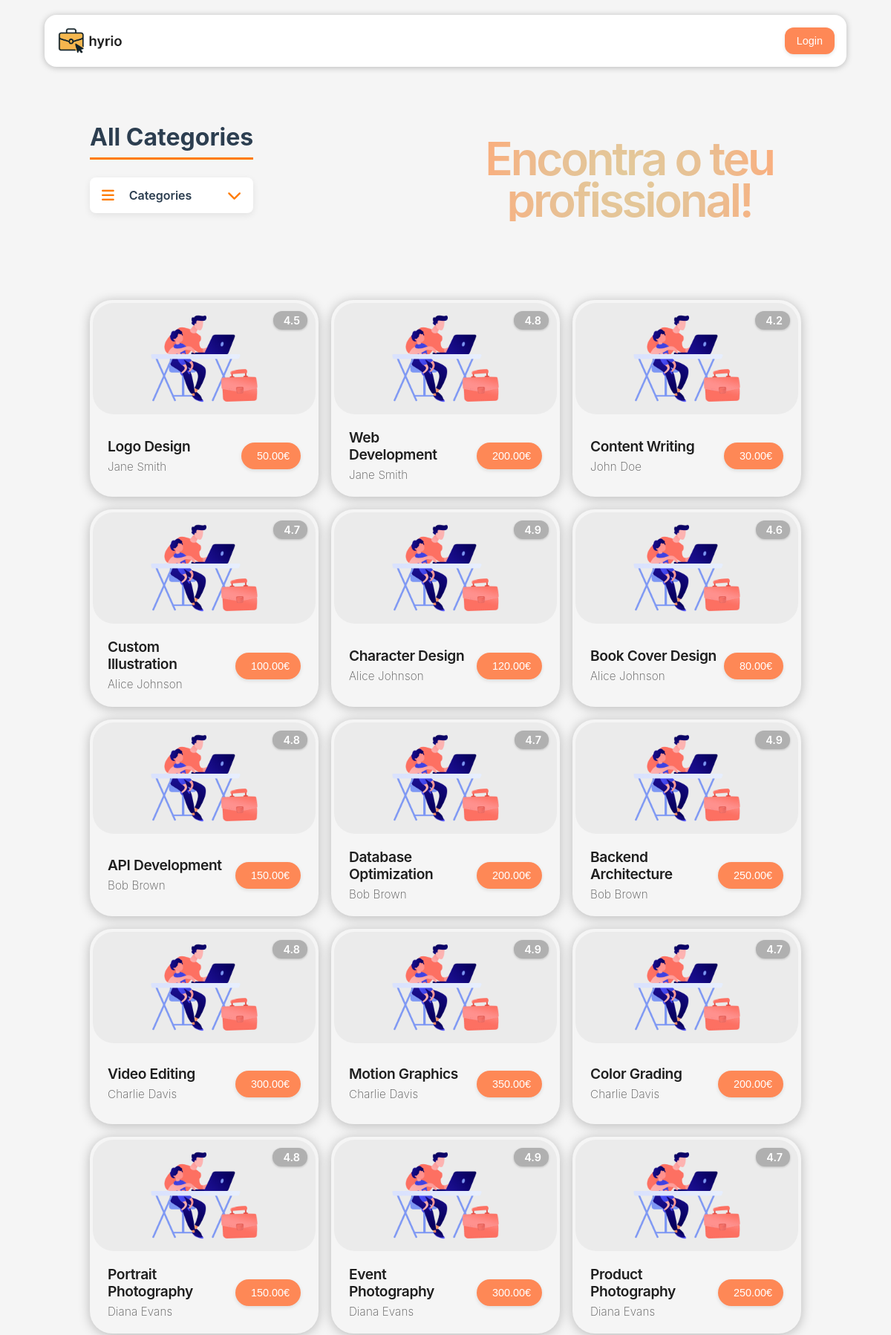
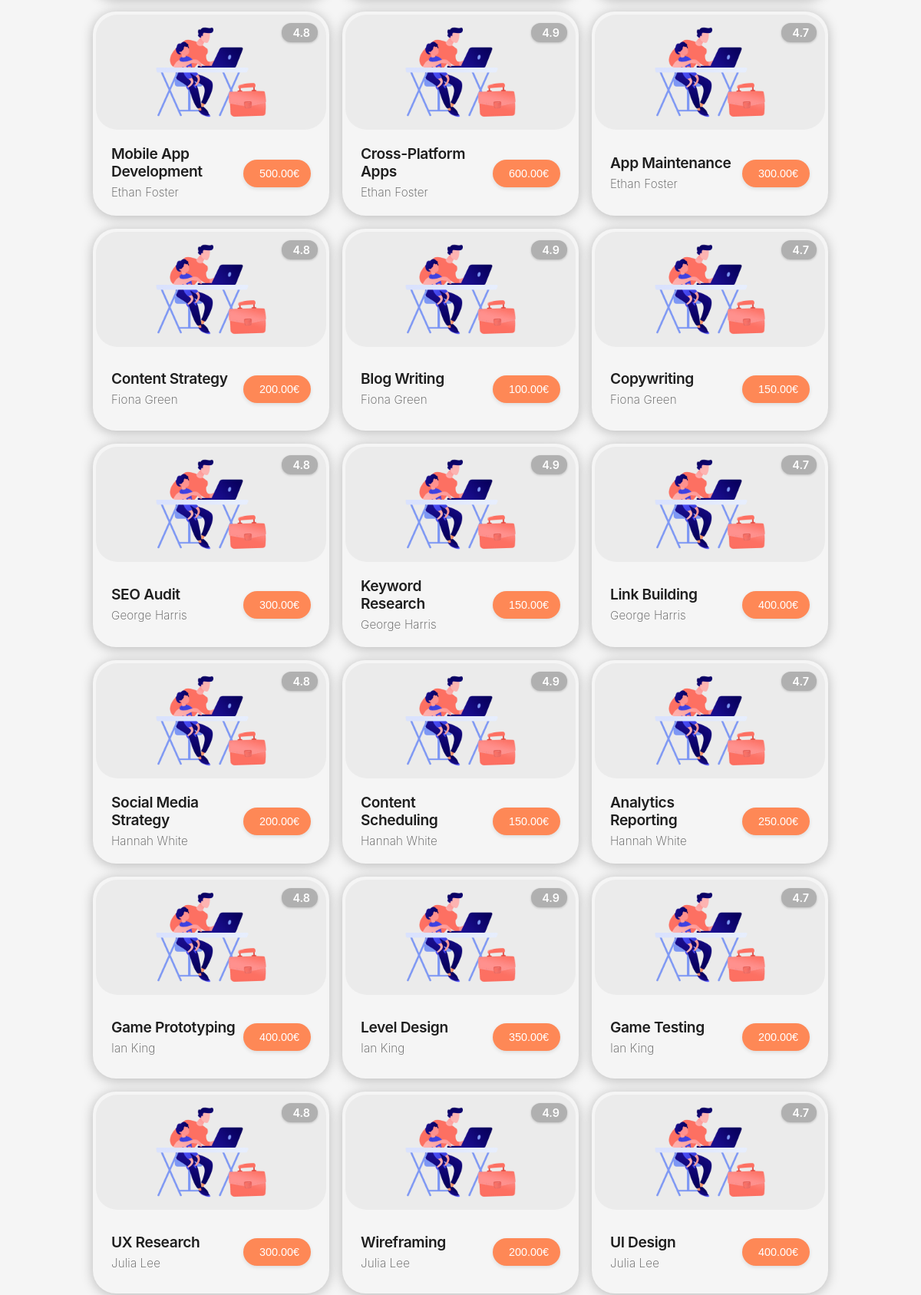
The page / (upper part) on the database its author committed (2 pictures, top to bottom).
### tables this page shows
CREATE TABLE services (
  id INTEGER PRIMARY KEY,
  name VARCHAR(255) NOT NULL,
  description TEXT NOT NULL,
  price DECIMAL(10, 2) NOT NULL CHECK (price >= 0),
  seller INTEGER NOT NULL REFERENCES users(id),
  category INTEGER NOT NULL REFERENCES categories(id),
  image TEXT NOT NULL,
  rating DECIMAL(2, 1) CHECK (rating >= 0 AND rating <= 5)
);

CREATE TABLE users (
  id INTEGER PRIMARY KEY,
  name VARCHAR(255) NOT NULL,
  username VARCHAR(255) NOT NULL UNIQUE,
  password TEXT NOT NULL,  -- Use bcrypt for hashing
  email VARCHAR(255) NOT NULL UNIQUE,
  role VARCHAR(50) NOT NULL CHECK (role IN ('user', 'freelancer', 'admin')),
  profile_pic TEXT NOT NULL,
  bio TEXT
);

### includes/auth.php (called while the page is built, shortened)
<?php
class Auth
{
    private static ?Auth $instance = null;
    public static function getInstance(): Auth
    {
        if (self::$instance === null) {
            self::$instance = new Auth();
        }
        return self::$instance;
    }
    public function getUser()
    {
        return $_SESSION['user'] ?? null;
    }
}

### database/classes/service.php (called while the page is built, shortened)
<?php
class Service
{
    public static function getAllServices(): array
    {
        try {
            $db = Database::getInstance();
            $stmt = $db->prepare('
                SELECT services.*, users.name as seller_name, categories.name as category_name
                FROM services
                JOIN users ON services.seller = users.id
                JOIN categories ON services.category = categories.id
            ');
            $stmt->execute();
            $services = $stmt->fetchAll();
            return $services;
        } catch (PDOException $e) {
            return [];
        }
    }
}

### components/card/card.php (the view, shortened to what this page needs)
<?php
class Card
{
  private static $cssIncluded = false;
  public static function includeCSS()
  {
    if (!self::$cssIncluded) {
      echo '<link rel="stylesheet" href="/components/card/css/card.css">';
      self::$cssIncluded = true;
    }
  }
  public static function render($service = null)
  {
    require_once(__DIR__ . '/../button/button.php');
    $serviceId = isset($service['id']) ? (int) $service['id'] : 0;
    ?>
    <a href="/pages/service.php?id=<?= $serviceId ?>" class="card-link">
      <div class="card" id="container">
        <div class="card-rating">
          <span><?= isset($service['rating']) ? htmlspecialchars(number_format($service['rating'], 1)) : '4.5' ?></span>
        </div>
        <div class="image-container">
          <img src="<?= isset($service['image']) ? htmlspecialchars($service['image']) : '../assets/logo.png' ?>"
            alt="<?= isset($service['name']) ? htmlspecialchars($service['name']) : 'Service' ?>">
        </div>
        <div id="label">
          <div id="titles">
            <h3><?= isset($service['name']) ? htmlspecialchars($service['name']) : 'i build minecraft servers' ?></h3>
            <p><?= isset($service['seller_name']) ? htmlspecialchars($service['seller_name']) : 'bald man' ?></p>
          </div>
          <?php
          echo '<span>' . (isset($service['price']) ? htmlspecialchars(number_format($service['price'], 2)) : '230') . '€</span>';
          ?>
        </div>
      </div>
    </a>
    <?php
  }
  public static function renderGrid($services = [])
  {
    self::includeCSS();
    echo '<div class="card-grid">';
    foreach ($services as $service) {
      self::render($service);
    }
    echo '</div>';
  }
}
?>

### includes/common.php (shortened to what this page needs)
<?php
require_once(__DIR__ . '/../database/classes/service.php');
function getServices(?int $categoryId = null): array
{
    if ($categoryId !== null) {
        return Service::getServicesByCategory($categoryId);
    } else {
        return Service::getAllServices();
    }
}
?>
<?php function head(): void
{ ?>
    <!DOCTYPE html>
    <html>
    <head>
        <link rel="stylesheet" href="/css/style.css">
        <link rel="stylesheet" href="/css/forms.css">
        <link rel="stylesheet" type="text/css"
            href="https://cdn.jsdelivr.net/npm/@phosphor-icons/web@2.1.1/src/regular/style.css" />
        <link rel="stylesheet" type="text/css"
            href="https://cdn.jsdelivr.net/npm/@phosphor-icons/web@2.1.1/src/bold/style.css" />
        <link rel="stylesheet" type="text/css"
            href="https://cdn.jsdelivr.net/npm/@phosphor-icons/web@2.1.1/src/fill/style.css" />
        <link rel="stylesheet" href="https://cdnjs.cloudflare.com/ajax/libs/font-awesome/5.15.4/css/all.min.css" />
    </head>
    <body>
    <?php } ?>
    <?php function drawHeader()
    {
        require_once(__DIR__ . '/../components/navbar/navbar.php');
        Navbar::render($selectedCategoryId);
    } ?>
    <?php function drawCategories()
    {
        require_once(__DIR__ . '/../components/categories/categories.php');
        Categories::render($selectedCategoryId);
    } ?>
    <?php function drawCard()
    {
        $selectedCategoryId = isset($_GET['category']) ? (int) $_GET['category'] : null;
        $services = getServices($selectedCategoryId);
        require_once(__DIR__ . '/../components/card/card.php');
        Card::renderGrid($services);
    } ?>
    <?php function drawFooter()
    { ?>
    </body>
    </html>
<?php } ?>

### components/navbar/navbar.php (shortened to what this page needs)
<?php
class Navbar
{
  private static $cssIncluded = false;
  public static function includeCSS()
  {
    if (!self::$cssIncluded) {
      echo '<link rel="stylesheet" href="/components/navbar/css/navbar.css">';
      self::$cssIncluded = true;
    }
  }
  public static function render(?int $selectedCategoryId = null)
  {
    self::includeCSS();
    require_once(__DIR__ . '/../button/button.php');
    require_once(__DIR__ . '/../categories/categories.php');
    require_once(__DIR__ . '/../../includes/auth.php');
    ?>
    <header id="menu-header">
      <div class="nav-left">
        <a href="/">
          <img src="/assets/logo.png" alt="Logo">
        </a>
      </div>
      <div class="nav-right">
        <?php
        $user = Auth::getInstance()->getUser();
        if ($user) {
          $profilePic = isset($user['profile_pic']) ? $user['profile_pic'] : 'database/assets/userProfilePic.jpg';
          $profileDropdownId = 'profile_' . uniqid();
          echo '<div class="profile-dropdown">';
          echo '<input type="checkbox" id="' . $profileDropdownId . '" class="profile-dropdown-toggle">';
          echo '<label for="' . $profileDropdownId . '" class="profile-dropdown-btn">';
          echo '<div class="user-profile">';
          echo '<img src="/' . htmlspecialchars($profilePic) . '" alt="Profile Picture" class="profile-pic" title="' . htmlspecialchars($user['name']) . '">';
          echo '</div>';
          echo '</label>';
          echo '<div class="profile-dropdown-menu">';
          echo '<div class="user-name">' . htmlspecialchars($user['name']) . '</div>';
          echo '<a href="/pages/profile.php?username=' . htmlspecialchars($user['username']) . '" class="dropdown-item"><i class="fas fa-user"></i> My Profile</a>';
          if ($user['role'] === 'admin') {
            echo '<a href="/pages/admin.php" class="dropdown-item"><i class="fas fa-cog"></i> Admin Panel</a>';
          }
          echo '<a href="/actions/logout_action.php" class="dropdown-item"><i class="fas fa-sign-out-alt"></i> Logout</a>';
          echo '</div>';
          echo '</div>';
          echo '<script>
          document.addEventListener("DOMContentLoaded", function() {
            const checkbox = document.getElementById("' . $profileDropdownId . '");
            const dropdown = checkbox.parentElement;
            // Close when clicking outside
            document.addEventListener("click", function(event) {
              // If the click was outside the dropdown and the dropdown is open
              if (!dropdown.contains(event.target) && checkbox.checked) {
                checkbox.checked = false;
              }
            });
          });
          </script>';
        } else {
          Button::start(['variant' => 'primary', 'onClick' => "window.location.href='/pages/login.php'"]);
          echo '<span>Login</span>';
          Button::end();
        }
        ?>
      </div>
    </header>
    <?php
  }
}
?>

### components/button/button.php (shortened to what this page needs)
<?php
class Button
{
  private static $cssIncluded = false;
  private static $variants = [
    'primary',
    'secondary',
    'accent',
    'outline',
    'text'
  ];
  public static function includeCSS()
  {
    if (!self::$cssIncluded) {
      echo '<link rel="stylesheet" href="/components/button/css/button.css">';
      self::$cssIncluded = true;
    }
  }
  public static function start($attributes = [])
  {
    self::includeCSS();
    $variant = self::extractVariant($attributes);
    $attributesStr = self::buildAttributesString($attributes);
    echo '<button class="btn btn-' . $variant . '"' . $attributesStr . '>';
  }
  public static function end()
  {
    $content = ob_get_clean();
    echo $content;
    echo '</button>';
  }
  private static function extractVariant(&$attributes)
  {
    $variant = 'primary';
    if (isset($attributes['variant'])) {
      if (in_array($attributes['variant'], self::$variants)) {
        $variant = $attributes['variant'];
      }
    }
    return $variant;
  }
  private static function buildAttributesString($attributes)
  {
    $attributesStr = '';
    foreach ($attributes as $key => $value) {
      $attributesStr .= ' ' . htmlspecialchars($key) . '="' . htmlspecialchars($value) . '"';
    }
    return $attributesStr;
  }
}
?>

### index.php (shortened to what this page needs)
<?php
require_once(__DIR__ . '/includes/common.php');
head();
drawHeader(); ?>
<main>
  <div class="categories-wrapper">
    <?php drawCategories() ?>
    <div class="gradient-text">Encontra o teu profissional!</div>
  </div>
  <?php drawCard() ?>
</main>
<?php drawFooter(); ?>

### components/categories/categories.php (shortened to what this page needs)
<?php
class Categories
{
  public static function getSelectedCategoryName(?int $categoryId = null): string
  {
    if ($categoryId === null) {
      return "All Categories";
    }
    $category = self::getCategoryById($categoryId);
    return $category ? htmlspecialchars($category['name']) : "All Categories";
  }
  public static function render(?int $selectedCategoryId = null): void
  {
    echo '<link rel="stylesheet" href="/components/categories/css/categories.css">';
    echo '<link rel="stylesheet" href="https://cdnjs.cloudflare.com/ajax/libs/font-awesome/6.4.0/css/all.min.css">';
    $selectedCategoryName = self::getSelectedCategoryName($selectedCategoryId);
    $uniqueId = 'cat_' . uniqid();
    echo '<div class="categories-container">';
    echo '<h1 class="selected-category-title">' . $selectedCategoryName . '</h1>';
    echo '<div class="hamburger-dropdown">';
    echo '<label for="' . $uniqueId . '" class="hamburger-btn">';
    echo '<i class="fas fa-bars"></i>';
    echo '<span>Categories</span>';
    echo '<i class="fas fa-chevron-down chevron-icon"></i>';
    echo '</label>';
    echo '</div>';
    echo '</div>';
  }
}
?>

### css/style.css (style rules this page uses)
:root { --text: #1e1e1e; --background: whitesmoke; --primary: #fe8856; --secondary: #bd5656; --accent: #944c4c; --shadow: rgba(0, 0, 0, 0.25); background: var(--background); font-family: 'Inter', sans-serif; }
html, body { height: 100%; margin: 0; padding: 0; }
body { display: flex; flex-direction: column; min-height: 100vh; }
.categories-wrapper { display: flex; flex-direction: row; align-items: center; justify-content: space-between; gap: 2rem; margin-bottom: 2rem; box-sizing: border-box; padding: 0; width: 100%; overflow: visible; position: relative; }
.gradient-text { text-align: center; font-family: 'Inter', sans-serif; font-size: 72px; font-style: normal; font-weight: 600; line-height: 90%; letter-spacing: -3.24px; background: radial-gradient( circle at center, #e2ca9b 0%, #e8c094 40%, #f8b080 75%, #f9a070 100% ); background-clip: text; -webkit-background-clip: text; -webkit-text-fill-color: transparent; flex: 1; box-sizing: border-box; max-width: 50%; padding: 0; margin: 0; overflow-wrap: break-word; word-wrap: break-word; hyphens: auto; }
@media (max-width: 1200px) { .gradient-text { font-size: 62px; } }
main { width: 85%; margin: 0 auto; padding: 15px; box-sizing: border-box; overflow-x: hidden; flex: 1 0 auto; }

### components/navbar/css/navbar.css (style rules this page uses)
#menu-header { width: 90%; background-color: white; color: var(--text); padding: 16px 16px; margin: 20px auto; border-radius: 16px; display: flex; justify-content: space-between; align-items: center; box-shadow: 0 1px 8px 0 var(--shadow); transition: all 0.3s ease-in-out; overflow: visible; height: 70px; box-sizing: border-box; }
#menu-header .nav-left a { display: flex; height: 100%; align-items: center; }
#menu-header img { height: 100%; width: auto; }
.nav-left, .nav-right { display: flex; align-items: center; height: 100%; }
.nav-left { gap: 20px; flex-shrink: 0; }
.nav-right { gap: 15px; }
#menu-header .btn { border-radius: 12px; font-size: 0.9rem; }

### components/button/css/button.css (style rules this page uses)
.btn { display: flex; align-items: center; gap: 6px; font-weight: 500; cursor: pointer; transition: all 0.3s ease-in-out; padding: 10px 16px; border-radius: 8px; border: none; font-size: 0.95em; box-shadow: 0 2px 5px rgba(0, 0, 0, 0.1); }
.btn-primary { background-color: var(--primary); color: white; }

### components/categories/css/categories.css (style rules this page uses)
.categories-container { margin: 0 0 2rem 0; padding: 1rem; box-sizing: border-box; position: relative; overflow: visible; }
.selected-category-title { font-size: 2rem; font-weight: 700; color: #2c3e50; margin: 1.5rem 0; padding-bottom: 0.5rem; border-bottom: 3px solid #ff7b00; display: inline-block; }
.hamburger-dropdown { position: relative; width: 100%; max-width: 300px; margin-bottom: 1.5rem; }
.hamburger-btn { display: flex; align-items: center; gap: 12px; background-color: #ffffff; border-radius: 8px; padding: 14px 16px; cursor: pointer; box-shadow: 0 3px 10px rgba(0, 0, 0, 0.08); transition: all 0.2s ease; width: 100%; justify-content: space-between; user-select: none; box-sizing: border-box; }
.hamburger-btn i { font-size: 1.2rem; color: #ff7b00; }
.hamburger-btn span { font-weight: 600; color: #2c3e50; flex-grow: 1; text-align: left; margin-left: 8px; }
.chevron-icon { transition: transform 0.3s ease; }

### rows shown on the page
services: rating "4.5", name "Logo Design", seller.name "Jane Smith", price "50.00"
services: rating "4.8", name "Web Development", seller.name "Jane Smith", price "200.00"
services: rating "4.2", name "Content Writing", seller.name "John Doe", price "30.00"
services: rating "4.7", name "Custom Illustration", seller.name "Alice Johnson", price "100.00"
services: rating "4.9", name "Character Design", seller.name "Alice Johnson", price "120.00"
services: rating "4.6", name "Book Cover Design", seller.name "Alice Johnson", price "80.00"
services: rating "4.8", name "API Development", seller.name "Bob Brown", price "150.00"
services: rating "4.7", name "Database Optimization", seller.name "Bob Brown", price "200.00"
services: rating "4.9", name "Backend Architecture", seller.name "Bob Brown", price "250.00"
services: rating "4.8", name "Video Editing", seller.name "Charlie Davis", price "300.00"
services: rating "4.9", name "Motion Graphics", seller.name "Charlie Davis", price "350.00"
services: rating "4.7", name "Color Grading", seller.name "Charlie Davis", price "200.00"
services: rating "4.8", name "Portrait Photography", seller.name "Diana Evans", price "150.00"
services: rating "4.9", name "Event Photography", seller.name "Diana Evans", price "300.00"
services: rating "4.7", name "Product Photography", seller.name "Diana Evans", price "250.00"
services: rating "4.8", name "Mobile App Development", seller.name "Ethan Foster", price "500.00"
services: rating "4.9", name "Cross-Platform Apps", seller.name "Ethan Foster", price "600.00"
services: rating "4.7", name "App Maintenance", seller.name "Ethan Foster", price "300.00"
services: rating "4.8", name "Content Strategy", seller.name "Fiona Green", price "200.00"
services: rating "4.9", name "Blog Writing", seller.name "Fiona Green", price "100.00"
services: rating "4.7", name "Copywriting", seller.name "Fiona Green", price "150.00"
services: rating "4.8", name "SEO Audit", seller.name "George Harris", price "300.00"
services: rating "4.9", name "Keyword Research", seller.name "George Harris", price "150.00"
services: rating "4.7", name "Link Building", seller.name "George Harris", price "400.00"
services: rating "4.8", name "Social Media Strategy", seller.name "Hannah White", price "200.00"
services: rating "4.9", name "Content Scheduling", seller.name "Hannah White", price "150.00"
services: rating "4.7", name "Analytics Reporting", seller.name "Hannah White", price "250.00"
services: rating "4.8", name "Game Prototyping", seller.name "Ian King", price "400.00"
services: rating "4.9", name "Level Design", seller.name "Ian King", price "350.00"
services: rating "4.7", name "Game Testing", seller.name "Ian King", price "200.00"
services: rating "4.8", name "UX Research", seller.name "Julia Lee", price "300.00"
services: rating "4.9", name "Wireframing", seller.name "Julia Lee", price "200.00"
services: rating "4.7", name "UI Design", seller.name "Julia Lee", price "400.00"

### other values the page prints
$selectedCategoryName "All Categories"
